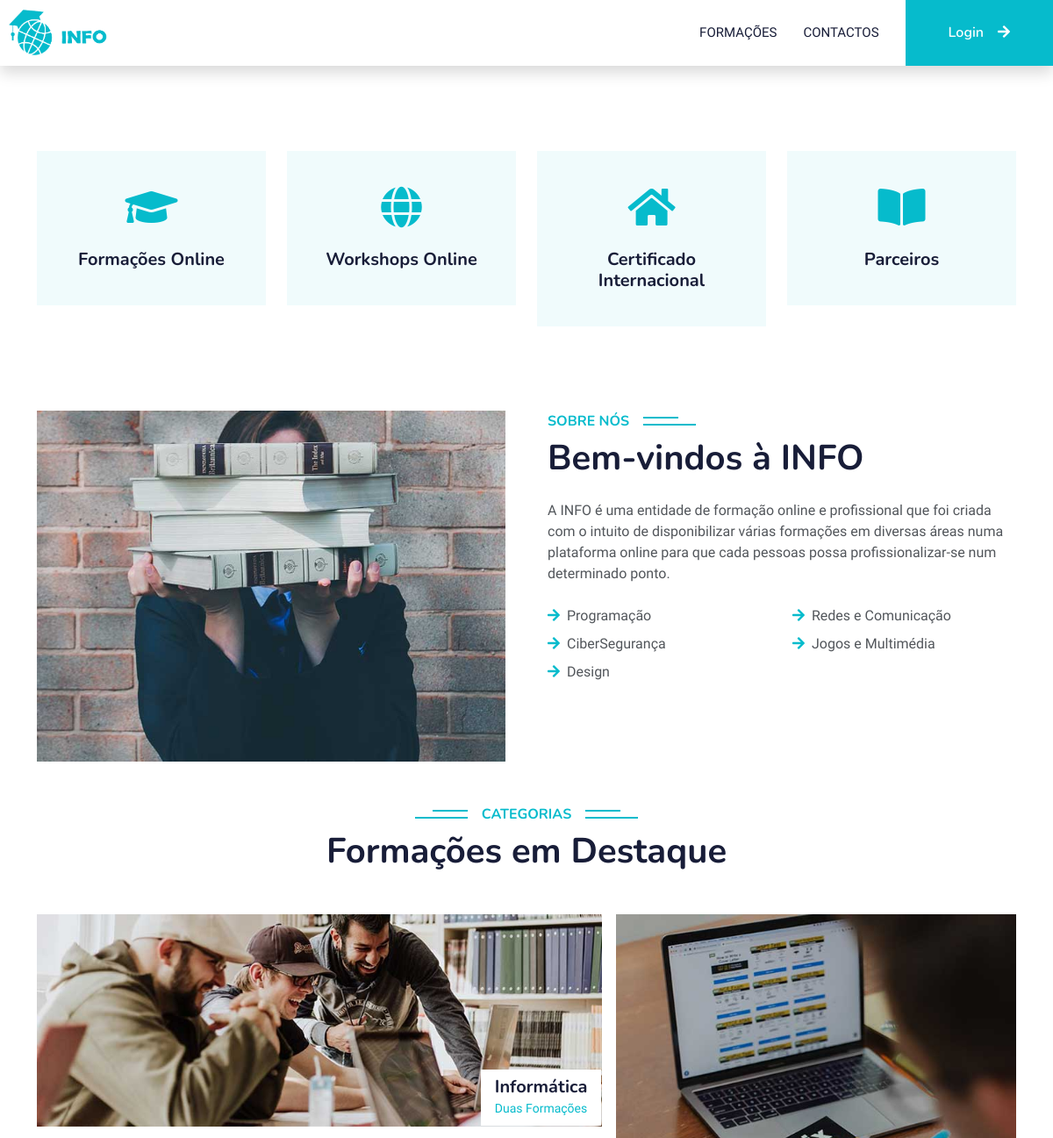
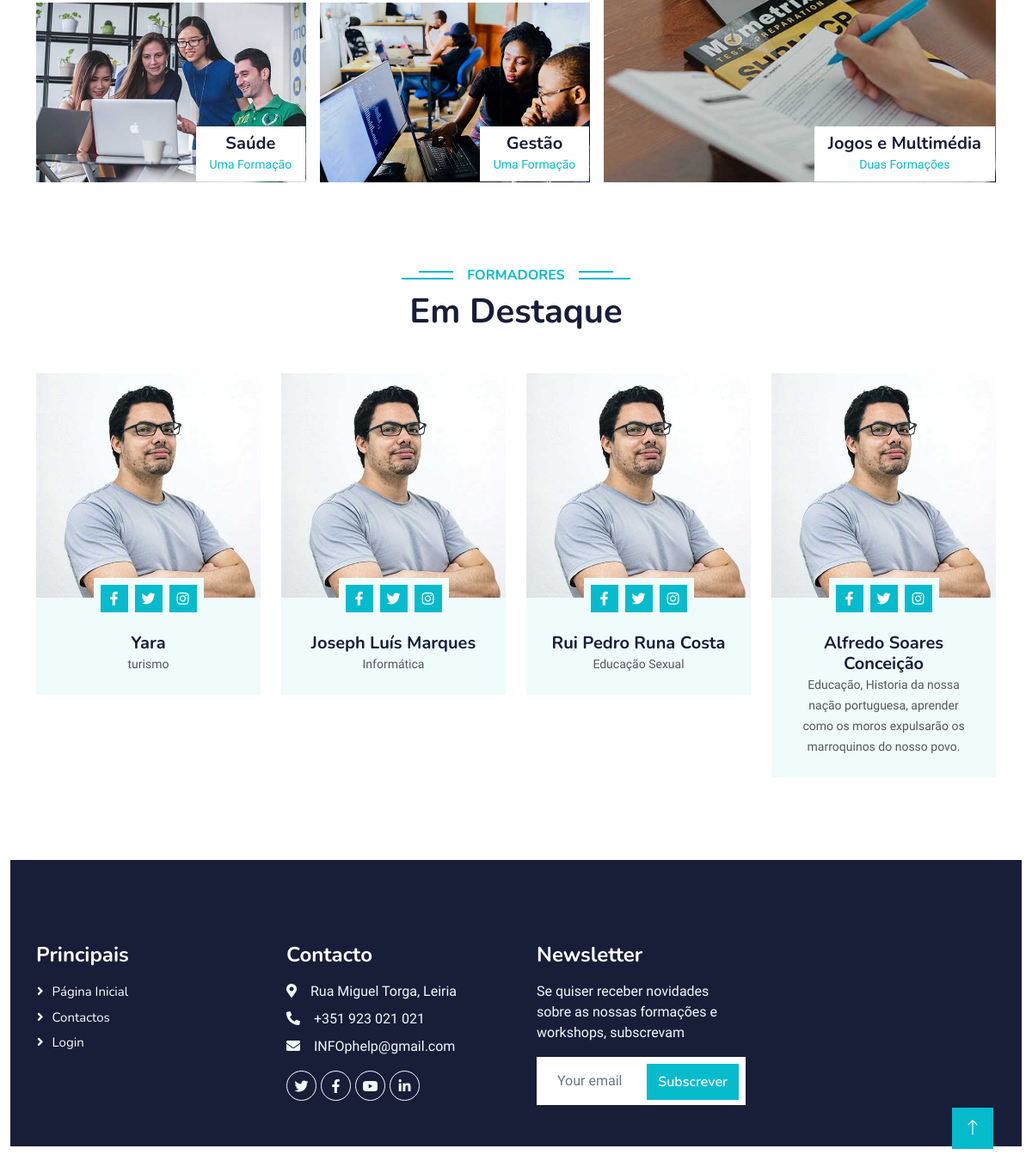
The page / on the database its author committed (2 pictures, top to bottom).
### tables this page shows
CREATE TABLE IF NOT EXISTS `professor` (
  `id_professor` int(11) NOT NULL AUTO_INCREMENT,
  `nome` varchar(200) NOT NULL,
  `data_nasc` date NOT NULL,
  `email` varchar(100) NOT NULL,
  `genero` enum('Masculino','Feminino','Indefenido') NOT NULL,
  `habilitacao` enum('Licenciatura','Mestrado','Doutoramento') NOT NULL,
  `morada` tinytext,
  `area_formacao` text,
  `telefone` char(9) DEFAULT NULL,
  PRIMARY KEY (`id_professor`),
  UNIQUE KEY `email` (`email`),
  UNIQUE KEY `telefone` (`telefone`)
);

### index.php (the view, shortened to what this page needs)
<?php
include "connection.php";
$query = "SELECT id_professor,nome,area_formacao FROM professor Limit 4";
$result = $conn->query($query);
?>
<!DOCTYPE html>
<html lang="en">
<head>
  <link href="https://cdnjs.cloudflare.com/ajax/libs/font-awesome/5.10.0/css/all.min.css" rel="stylesheet" />
  <link href="https://cdn.jsdelivr.net/npm/bootstrap-icons@1.4.1/font/bootstrap-icons.css" rel="stylesheet" />
  <link href="lib/animate/animate.min.css" rel="stylesheet" />
  <link href="lib/owlcarousel/assets/owl.carousel.min.css" rel="stylesheet" />
  <link href="css/bootstrap.min.css" rel="stylesheet" />
  <link href="css/style.css" rel="stylesheet" />
</head>
<body>
  <nav class="navbar navbar-expand-lg bg-white navbar-light shadow sticky-top p-0">
    <a href="index.php">
      <img src="img/logo.png" alt="" width="35%" style="padding-left:10px" />
    </a>
    <div class="collapse navbar-collapse" id="navbarCollapse">
      <div class="navbar-nav ms-auto p-4 p-lg-0">
        <a href="formacoes.php" class="nav-item nav-link">Formações</a>
        <a href="contacto.php" class="nav-item nav-link">Contactos</a>
      </div>
      <a href="signin.php" class="btn btn-primary py-4 px-lg-5 d-none d-lg-block">Login<i class="fa fa-arrow-right ms-3"></i></a>
    </div>
  </nav>
  <div class="container-fluid p-0 mb-5">
    <div class="owl-carousel header-carousel position-relative">
      <div class="owl-carousel-item position-relative">
        <div class="position-absolute top-0 start-0 w-100 h-100 d-flex align-items-center" style="background: rgba(24, 29, 56, 0.7)">
          <div class="container">
            <div class="row justify-content-start">
              <div class="col-sm-10 col-lg-8">
                <h1 class="display-3 text-white animated slideInDown">
                </h1>
              </div>
            </div>
          </div>
        </div>
      </div>
    </div>
  </div>
  <div class="container-xxl py-5">
    <div class="container">
      <div class="row g-4">
        <div class="col-lg-3 col-sm-6 wow fadeInUp" data-wow-delay="0.1s">
          <div class="service-item text-center pt-3">
            <div class="p-4">
              <i class="fa fa-3x fa-graduation-cap text-primary mb-4"></i>
              <h5 class="mb-3">Formações Online</h5>
            </div>
          </div>
        </div>
        <div class="col-lg-3 col-sm-6 wow fadeInUp" data-wow-delay="0.3s">
          <div class="service-item text-center pt-3">
            <div class="p-4">
              <i class="fa fa-3x fa-globe text-primary mb-4"></i>
              <h5 class="mb-3">Workshops Online</h5>
            </div>
          </div>
        </div>
        <div class="col-lg-3 col-sm-6 wow fadeInUp" data-wow-delay="0.5s">
          <div class="service-item text-center pt-3">
            <div class="p-4">
              <i class="fa fa-3x fa-home text-primary mb-4"></i>
              <h5 class="mb-3">Certificado Internacional</h5>
            </div>
          </div>
        </div>
        <div class="col-lg-3 col-sm-6 wow fadeInUp" data-wow-delay="0.7s">
          <div class="service-item text-center pt-3">
            <div class="p-4">
              <i class="fa fa-3x fa-book-open text-primary mb-4"></i>
              <h5 class="mb-3">Parceiros</h5>
            </div>
          </div>
        </div>
      </div>
    </div>
  </div>
  <div class="container-xxl py-5">
    <div class="container">
      <div class="row g-5">
        <div class="col-lg-6 wow fadeInUp" data-wow-delay="0.1s" style="min-height: 400px">
          <div class="position-relative h-100">
            <img class="img-fluid position-absolute w-100 h-100" src="img/about.jpg" alt="" style="object-fit: cover" />
          </div>
        </div>
        <div class="col-lg-6 wow fadeInUp" data-wow-delay="0.3s">
          <h6 class="section-title bg-white text-start text-primary pe-3">
            Sobre nós
          </h6>
          <h1 class="mb-4">Bem-vindos à INFO</h1>
          <p class="mb-4">
            A INFO é uma entidade de formação online e profissional que foi
            criada com o intuito de disponibilizar várias formações em
            diversas áreas numa plataforma online para que cada pessoas possa
            profissionalizar-se num determinado ponto.
          </p>
          <div class="row gy-2 gx-4 mb-4">
            <div class="col-sm-6">
              <p class="mb-0">
                <i class="fa fa-arrow-right text-primary me-2"></i>Programação
              </p>
            </div>
            <div class="col-sm-6">
              <p class="mb-0">
                <i class="fa fa-arrow-right text-primary me-2"></i>Redes e Comunicação
              </p>
            </div>
            <div class="col-sm-6">
              <p class="mb-0">
                <i class="fa fa-arrow-right text-primary me-2"></i>CiberSegurança
              </p>
            </div>
            <div class="col-sm-6">
              <p class="mb-0">
                <i class="fa fa-arrow-right text-primary me-2"></i>Jogos e Multimédia
              </p>
            </div>
            <div class="col-sm-6">
              <p class="mb-0">
                <i class="fa fa-arrow-right text-primary me-2"></i>Design
              </p>
            </div>
          </div>
        </div>
      </div>
    </div>
    <div class="container-xxl py-5 category">
      <div class="container">
        <div class="text-center wow fadeInUp" data-wow-delay="0.1s">
          <h6 class="section-title bg-white text-center text-primary px-3">
            Categorias
          </h6>
          <h1 class="mb-5">Formações em Destaque</h1>
        </div>
        <div class="row g-3">
          <div class="col-lg-7 col-md-6">
            <div class="row g-3">
              <div class="col-lg-12 col-md-12 wow zoomIn" data-wow-delay="0.1s">
                <a class="position-relative d-block overflow-hidden" href="">
                  <img class="img-fluid" src="img/cat-1.jpg" alt="" />
                  <div class="bg-white text-center position-absolute bottom-0 end-0 py-2 px-3" style="margin: 1px">
                    <h5 class="m-0">Informática</h5>
                    <small class="text-primary">Duas Formações </small>
                  </div>
                </a>
              </div>
              <div class="col-lg-6 col-md-12 wow zoomIn" data-wow-delay="0.3s">
                <a class="position-relative d-block overflow-hidden" href="programação.html">
                  <img class="img-fluid" src="img/cat-2.jpg" alt="" />
                  <div class="bg-white text-center position-absolute bottom-0 end-0 py-2 px-3" style="margin: 1px">
                    <h5 class="m-0">Saúde</h5>
                    <small class="text-primary">Uma Formação</small>
                  </div>
                </a>
              </div>
              <div class="col-lg-6 col-md-12 wow zoomIn" data-wow-delay="0.5s">
                <a class="position-relative d-block overflow-hidden" href="formacaogestao.php">
                  <img class="img-fluid" src="img/cat-3.jpg" alt="" />
                  <div class="bg-white text-center position-absolute bottom-0 end-0 py-2 px-3" style="margin: 1px">
                    <h5 class="m-0">Gestão</h5>
                    <small class="text-primary">Uma Formação</small>
                  </div>
                </a>
              </div>
            </div>
          </div>
          <div class="col-lg-5 col-md-6 wow zoomIn" data-wow-delay="0.7s" style="min-height: 350px">
            <a class="position-relative d-block h-100 overflow-hidden" href="design.html">
              <img class="img-fluid position-absolute w-100 h-100" src="img/cat-4.jpg" alt="" style="object-fit: cover" />
              <div class="bg-white text-center position-absolute bottom-0 end-0 py-2 px-3" style="margin: 1px">
                <h5 class="m-0">Jogos e Multimédia</h5>
                <small class="text-primary">Duas Formações</small>
              </div>
            </a>
          </div>
        </div>
      </div>
    </div>
    <div class="container-xxl py-5">
      <div class="container">
        <div class="text-center wow fadeInUp" data-wow-delay="0.1s">
          <h6 class="section-title bg-white text-center text-primary px-3">
            Formadores
          </h6>
          <h1 class="mb-5">Em Destaque</h1>
        </div>
        <div class="row g-4">
          <?php
          if ($result && $result->num_rows > 0) {
            while ($row = $result->fetch_assoc()) { ?>
              <div class="col-lg-3 col-md-6 wow fadeInUp" data-wow-delay="0.1s">
                <div class="team-item bg-light">
                  <div class="overflow-hidden">
                    <img class="img-fluid" src="img/team-1.jpg" alt="" />
                  </div>
                  <div class="position-relative d-flex justify-content-center" style="margin-top: -23px">
                    <div class="bg-light d-flex justify-content-center pt-2 px-1">
                      <a class="btn btn-sm-square btn-primary mx-1" href=""><i class="fab fa-facebook-f"></i></a>
                      <a class="btn btn-sm-square btn-primary mx-1" href=""><i class="fab fa-twitter"></i></a>
                      <a class="btn btn-sm-square btn-primary mx-1" href=""><i class="fab fa-instagram"></i></a>
                    </div>
                  </div>
                  <div class="text-center p-4">
                    <h5 class="mb-0"><?= $row['nome'] ?></h5>
                    <small><?= $row['area_formacao'] ?></small>
                  </div>
                </div>
              </div>
          <?php }
          } ?>
        </div>
      </div>
    </div>
    <div class="container-fluid bg-dark text-light footer pt-5 mt-5 wow fadeIn" data-wow-delay="0.1s">
      <div class="container py-5">
        <div class="row g-5">
          <div class="col-lg-3 col-md-6">
            <h4 class="text-white mb-3">Principais</h4>
            <a class="btn btn-link" href="index.php">Página Inicial</a>
            <a class="btn btn-link" href="contacto.php">Contactos</a>
            <a class="btn btn-link" href="signin.php">Login</a>
          </div>
          <div class="col-lg-3 col-md-6">
            <h4 class="text-white mb-3">Contacto</h4>
            <p class="mb-2"><i class="fa fa-map-marker-alt me-3"></i>Rua Miguel Torga, Leiria</p>
            <p class="mb-2"><i class="fa fa-phone-alt me-3"></i>+351 923 021 021</p>
            <p class="mb-2"><i class="fa fa-envelope me-3"></i>INFOphelp@gmail.com</p>
            <div class="d-flex pt-2">
              <a class="btn btn-outline-light btn-social" href=""><i class="fab fa-twitter"></i></a>
              <a class="btn btn-outline-light btn-social" href=""><i class="fab fa-facebook-f"></i></a>
              <a class="btn btn-outline-light btn-social" href=""><i class="fab fa-youtube"></i></a>
              <a class="btn btn-outline-light btn-social" href=""><i class="fab fa-linkedin-in"></i></a>
            </div>
          </div>
          <div class="col-lg-3 col-md-6">
            <h4 class="text-white mb-3">Newsletter</h4>
            <p>Se quiser receber novidades sobre as nossas formações e workshops, subscrevam </p>
            <div class="position-relative mx-auto" style="max-width: 400px;">
              <input class="form-control border-0 w-100 py-3 ps-4 pe-5" type="text" placeholder="Your email">
              <button type="button" class="btn btn-primary py-2 position-absolute top-0 end-0 mt-2 me-2">Subscrever</button>
            </div>
          </div>
        </div>
      </div>
    </div>
    <a href="#" class="btn btn-lg btn-primary btn-lg-square back-to-top"><i class="bi bi-arrow-up"></i></a>
</body>
</html>

### css/style.css (style rules this page uses)
:root { --primary: #06BBCC; --light: #F0FBFC; --dark: #181d38; }
.back-to-top { position: fixed; display: none; right: 45px; bottom: 45px; z-index: 99; }
.btn { font-family: 'Nunito', sans-serif; font-weight: 600; transition: .5s; }
.btn.btn-primary, .btn.btn-secondary { color: #FFFFFF; }
.btn-sm-square { width: 32px; height: 32px; }
.btn-lg-square { width: 48px; height: 48px; }
.btn-square, .btn-sm-square, .btn-lg-square { padding: 0; display: flex; align-items: center; justify-content: center; font-weight: normal; border-radius: 0px; }
.navbar-light .navbar-nav .nav-link { margin-right: 30px; padding: 25px 0; color: #FFFFFF; font-size: 15px; text-transform: uppercase; outline: none; }
.navbar-light .navbar-brand, .navbar-light a.btn { height: 75px; }
.navbar-light .navbar-nav .nav-link { color: var(--dark); font-weight: 500; }
.navbar-light.sticky-top { top: -100px; transition: .5s; }
.section-title { position: relative; display: inline-block; text-transform: uppercase; }
.section-title::before { position: absolute; content: ""; width: calc(100% + 80px); height: 2px; top: 4px; left: -40px; background: var(--primary); z-index: -1; }
.section-title::after { position: absolute; content: ""; width: calc(100% + 120px); height: 2px; bottom: 5px; left: -60px; background: var(--primary); z-index: -1; }
.section-title.text-start::before { width: calc(100% + 40px); left: 0; }
.section-title.text-start::after { width: calc(100% + 60px); left: 0; }
.service-item { background: var(--light); transition: .5s; }
.service-item * { transition: .5s; }
.category img, .course-item img { transition: .5s; }
.team-item img { transition: .5s; }
.footer .btn.btn-social { margin-right: 5px; width: 35px; height: 35px; display: flex; align-items: center; justify-content: center; color: var(--light); font-weight: normal; border: 1px solid #FFFFFF; border-radius: 35px; transition: .3s; }
.footer .btn.btn-link { display: block; margin-bottom: 5px; padding: 0; text-align: left; color: #FFFFFF; font-size: 15px; font-weight: normal; text-transform: capitalize; transition: .3s; }
.footer .btn.btn-link::before { position: relative; content: "\f105"; font-family: "Font Awesome 5 Free"; font-weight: 900; margin-right: 10px; }

### rows shown on the page
professor: nome "Yara", area_formacao "turismo"
professor: nome "Joseph Luís Marques", area_formacao "Informática"
professor: nome "Rui Pedro Runa Costa", area_formacao "Educação Sexual"
professor: nome "Alfredo Soares Conceição", area_formacao "Educação, Historia da nossa nação portuguesa, aprender como os moros expulsarão os marroquinos do nosso povo."
